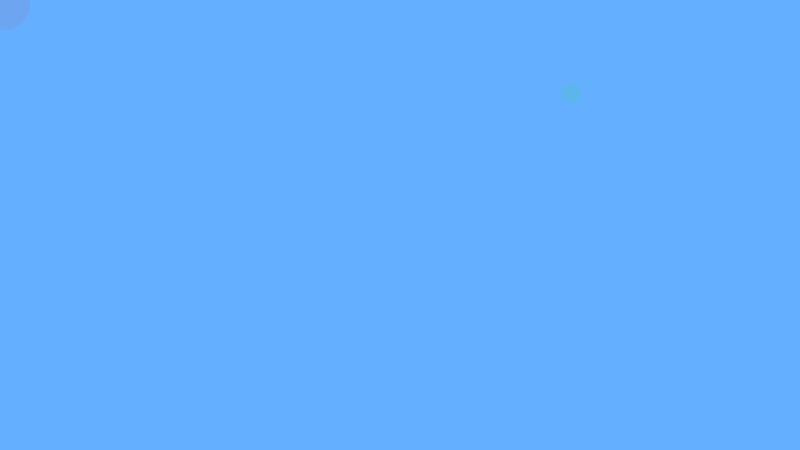
Frame 1 (no input)
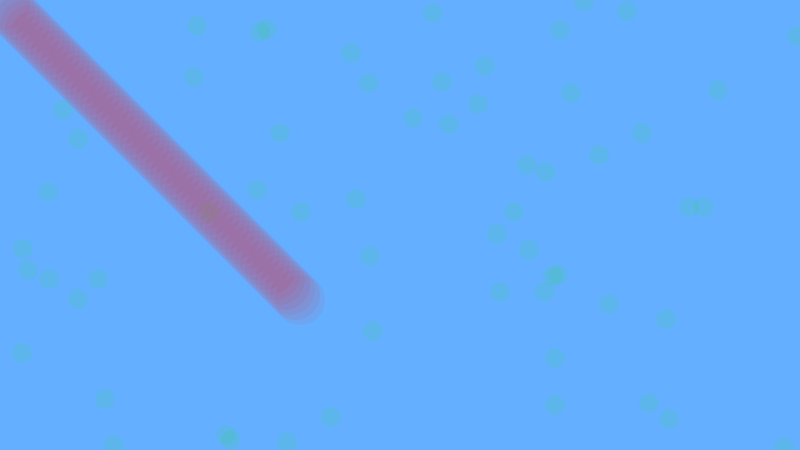
Frame 60 (no input)
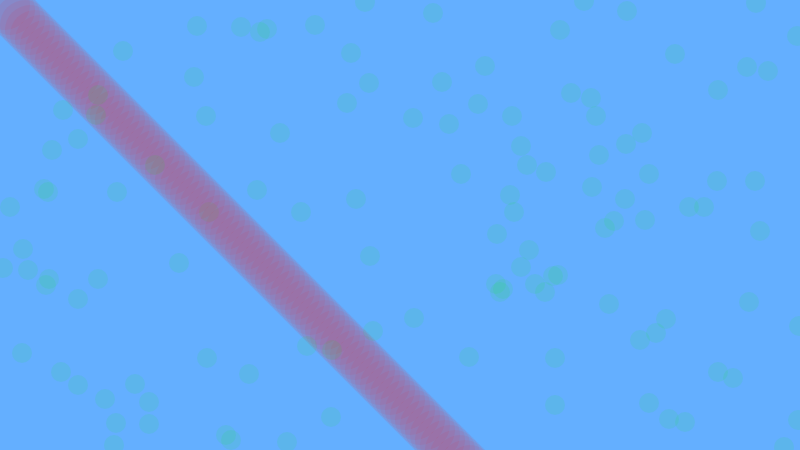
Frame 120 (the mouse pressed at the canvas centre since frame 60)

The p5.js sketch that drew these frames (run headless with seeded random() and noise() and a simulated clock; from frame 60 on, the mouse is pressed at the canvas centre):

// p5.js sketch
// ── sketch.js


function setup(){
  createCanvas( 800, 450 );
  background( 100, 175, 255);
}

let circleSize = 20;
let posX = 0;
let posY = 0;

function draw(){
  let pos_x = floor(random( 800 ) );
  let pos_y = floor(random( 450 ) );
  noStroke();

  fill(  0, 255, 0, 20 );
  ellipse( pos_x, pos_y, circleSize, circleSize );
  let posGoX = 5
  let posGoY = 5

  posX += posGoX;
  posY += posGoY;
if( posX >= width || posX <= 0) {
  posGoX = posGoX * -1;
}
if( posY >= height || posY <= 0) {
  posGoY = posGoY * -1;
}

  fill( 255, 0, 0, 15 );
  ellipse( posX, posY, 50, 50);


}
